Frame 1 (no input): blank canvas, image omitted
Frame 60 (no input): blank canvas, image omitted
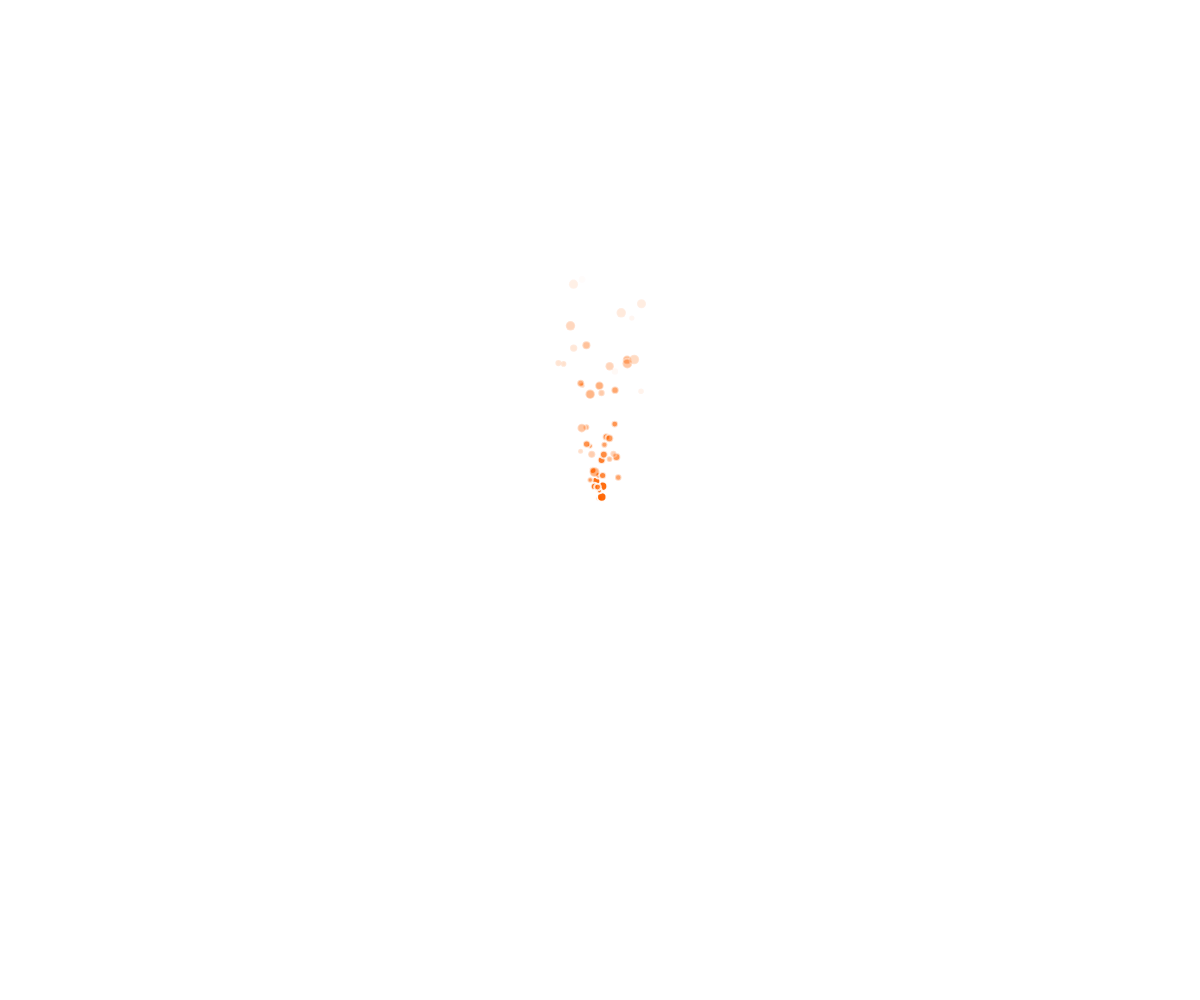
Frame 120 (the mouse pressed at the canvas centre since frame 60)

The p5.js sketch whose frames 1 and 60 were blank and that drew this single picture after the mouse press (run headless with seeded random() and noise() and a simulated clock; from frame 60 on, the mouse is pressed at the canvas centre):

// p5.js sketch
// ── sketch.js

// JavaScript to hide the loading screen once the page is fully loaded
document.addEventListener('DOMContentLoaded', (event) => {
    setTimeout(function() {
        const loadingScreen = document.getElementById('loading-screen');
        if (loadingScreen) {
            loadingScreen.classList.add('explode');
            setTimeout(() => loadingScreen.style.display = 'none', 1000); // Wait for the explosion animation to finish
        }
    }, 3000); // Adjust this delay as needed
});

// STARTS 
/* let stars = [];

function setup() {
    createCanvas(windowWidth, windowHeight);
}

function draw() {
    background("#E2BFB3");
  
    stars.push(new Star(mouseX, mouseY));
  
    for (let i = stars.length - 1; i >= 0; i--) {
        stars[i].update();
        stars[i].display();
        if (stars[i].isFinished()) {
            stars.splice(i, 1);
        }
    }
}

class Star {
    constructor(x, y) {
        this.x = x;
        this.y = y;
        this.size = random(5, 10);
        this.lifetime = 255;
    }

    update() {
        this.lifetime -= 6;
    }

    display() {
        noStroke();
        fill(255, this.lifetime);
        ellipse(this.x, this.y, this.size);
    }

    isFinished() {
        return this.lifetime < 0;
    }
}
 */


//Fire !
let particles = [];

function setup() {
    createCanvas(windowWidth, windowHeight);
    // Setting the canvas for WebGL mode allows us to utilize z-index
    noCursor(); // Hides the default cursor
}

function draw() {
    clear(); // Clear the canvas but keep the background transparent
    // Iterate backward through the particles array to update and display particles
    for (let i = particles.length - 1; i >= 0; i--) {
        particles[i].update();
        particles[i].display();
        if (particles[i].isFinished()) {
            // Remove the particle if it's finished its lifecycle
            particles.splice(i, 1);
        }
    }

    // Add a new particle at the mouse position
    particles.push(new Particle(mouseX, mouseY));
}

// Particle class to simulate fire-like particles
class Particle {
    constructor(x, y) {
        this.position = createVector(x, y);
        this.velocity = createVector(random(-1, 1), random(-1, -5));
        this.acceleration = createVector(0, 0);
        this.lifespan = 255;
        this.size = random(5, 10);
    }

    update() {
        this.velocity.add(this.acceleration);
        this.position.add(this.velocity);
        this.lifespan -= 5; // Decrease lifespan
    }

    // Method to display the particle
    display() {
        stroke(255, this.lifespan);
        strokeWeight(2);
        fill(255, 100, 0, this.lifespan); // Fire color
        ellipse(this.position.x, this.position.y, this.size);
    }

    // Method to check if the particle is finished
    isFinished() {
        return this.lifespan < 0;
    }
}

// ── style.css

.loading-screen {
    position: fixed;
    top: 0;
    left: 0;
    width: 100%;
    height: 100vh;
    background: rgba(0, 0, 0, 0.85);
    display: flex;
    justify-content: center;
    align-items: center;
    z-index: 9999;
    transition: transform 0.5s ease-in-out, opacity 0.5s ease-in-out;
    transform: scale(1);
    opacity: 1;
}

.loading-screen.explode {
    transform: scale(4); /* Scale up to create explosion effect */
    opacity: 0; /* Fade out at the end of the animation */
    visibility: hidden; /* Ensure it doesn't interfere with page interaction after animation */
    animation: explodeEffect 1s forwards;
}

@keyframes explodeEffect {
    0% {
        transform: scale(1);
        opacity: 1;
    }
    50% {
        transform: scale(1.5);
        opacity: 0.5;
    }
    100% {
        transform: scale(0);
        opacity: 0;
    }
}

.loader {
    border: 16px solid #f3f3f3; /* Light grey */
    border-top: 16px solid #e25822; /* Fire color */
    border-radius: 50%;
    width: 120px;
    height: 120px;
    animation: spin 2s linear infinite;
}

@keyframes spin {
    0% { transform: rotate(0deg); }
    100% { transform: rotate(360deg); }
}

body, html {
    margin: 0;
    padding: 0;
    height: 100%;
    overflow-x: hidden;
    background: url('./Gaming_5000x3125.jpg') no-repeat center center/cover; /* Add your image URL here */
    -webkit-user-select: none; /* Chrome, Safari, Opera */
    -khtml-user-select: none; /* Konqueror */
    -moz-user-select: none; /* Firefox */
    -ms-user-select: none; /* Internet Explorer/Edge */
    user-select: none; /* Non-prefixed version, currently supported by Chrome, Opera, Firefox */
}

#header h1 {
    font-family: 'Archivo', sans-serif;
    color: transparent;
    font-size: 6em;
    cursor: none; /* Hide the cursor on the text */
}

#header {
    display: flex;
    align-items: center;
    justify-content: center;
    height: 100vh;
    background: url(https://i.giphy.com/13mwsrXEUtSyZi.webp);
    background-size: cover;
    background-position: center;
    background-clip: text;
    -webkit-background-clip: text;
}

.parent {
    display: grid;
    grid-template-rows: auto 1fr;
}

.div1, .div2 {
    width: 100%;
}
